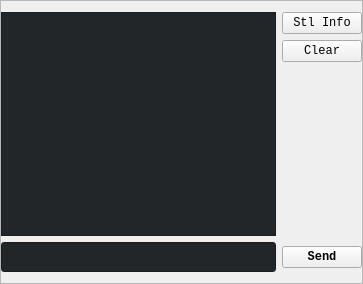
   <widget class="QFrame" name="frame_Command">
    <property name="geometry">
     <rect>
      <x>10</x>
      <y>210</y>
      <width>363</width>
      <height>284</height>
     </rect>
    </property>
    <property name="baseSize">
     <size>
      <width>0</width>
      <height>0</height>
     </size>
    </property>
    <property name="frameShape">
     <enum>QFrame::StyledPanel</enum>
    </property>
    <property name="frameShadow">
     <enum>QFrame::Raised</enum>
    </property>
    <layout class="QGridLayout" name="gridLayout">
     <property name="leftMargin">
      <number>0</number>
     </property>
     <property name="rightMargin">
      <number>0</number>
     </property>
     <item row="8" column="1">
      <widget class="QPushButton" name="sendButton">
       <property name="font">
        <font>
         <family>Monospace</family>
         <weight>75</weight>
         <bold>true</bold>
        </font>
       </property>
       <property name="text">
        <string>Send</string>
       </property>
      </widget>
     </item>
     <item row="8" column="0">
      <widget class="QLineEdit" name="traderCommandLine">
       <property name="sizePolicy">
        <sizepolicy hsizetype="Expanding" vsizetype="Preferred">
         <horstretch>0</horstretch>
         <verstretch>0</verstretch>
        </sizepolicy>
       </property>
       <property name="palette">
        <palette>
         <active>
          <colorrole role="WindowText">
           <brush brushstyle="SolidPattern">
            <color alpha="255">
             <red>239</red>
             <green>240</green>
             <blue>241</blue>
            </color>
           </brush>
          </colorrole>
          <colorrole role="Button">
           <brush brushstyle="SolidPattern">
            <color alpha="255">
             <red>35</red>
             <green>38</green>
             <blue>41</blue>
            </color>
           </brush>
          </colorrole>
          <colorrole role="Text">
           <brush brushstyle="SolidPattern">
            <color alpha="255">
             <red>239</red>
             <green>240</green>
             <blue>241</blue>
            </color>
           </brush>
          </colorrole>
          <colorrole role="ButtonText">
           <brush brushstyle="SolidPattern">
            <color alpha="255">
             <red>239</red>
             <green>240</green>
             <blue>241</blue>
            </color>
           </brush>
          </colorrole>
          <colorrole role="Base">
           <brush brushstyle="SolidPattern">
            <color alpha="255">
             <red>35</red>
             <green>38</green>
             <blue>41</blue>
            </color>
           </brush>
          </colorrole>
          <colorrole role="Window">
           <brush brushstyle="SolidPattern">
            <color alpha="255">
             <red>35</red>
             <green>38</green>
             <blue>41</blue>
            </color>
           </brush>
          </colorrole>
          <colorrole role="Highlight">
           <brush brushstyle="SolidPattern">
            <color alpha="255">
             <red>61</red>
             <green>174</green>
             <blue>233</blue>
            </color>
           </brush>
          </colorrole>
          <colorrole role="HighlightedText">
           <brush brushstyle="SolidPattern">
            <color alpha="255">
             <red>239</red>
             <green>240</green>
             <blue>241</blue>
            </color>
           </brush>
          </colorrole>
         </active>
         <inactive>
          <colorrole role="WindowText">
           <brush brushstyle="SolidPattern">
            <color alpha="255">
             <red>239</red>
             <green>240</green>
             <blue>241</blue>
            </color>
           </brush>
          </colorrole>
          <colorrole role="Button">
           <brush brushstyle="SolidPattern">
            <color alpha="255">
             <red>35</red>
             <green>38</green>
             <blue>41</blue>
            </color>
           </brush>
          </colorrole>
          <colorrole role="Text">
           <brush brushstyle="SolidPattern">
            <color alpha="255">
             <red>239</red>
             <green>240</green>
             <blue>241</blue>
            </color>
           </brush>
          </colorrole>
          <colorrole role="ButtonText">
           <brush brushstyle="SolidPattern">
            <color alpha="255">
             <red>239</red>
             <green>240</green>
             <blue>241</blue>
            </color>
           </brush>
          </colorrole>
          <colorrole role="Base">
           <brush brushstyle="SolidPattern">
            <color alpha="255">
             <red>35</red>
             <green>38</green>
             <blue>41</blue>
            </color>
           </brush>
          </colorrole>
          <colorrole role="Window">
           <brush brushstyle="SolidPattern">
            <color alpha="255">
             <red>35</red>
             <green>38</green>
             <blue>41</blue>
            </color>
           </brush>
          </colorrole>
          <colorrole role="Highlight">
           <brush brushstyle="SolidPattern">
            <color alpha="255">
             <red>61</red>
             <green>174</green>
             <blue>233</blue>
            </color>
           </brush>
          </colorrole>
          <colorrole role="HighlightedText">
           <brush brushstyle="SolidPattern">
            <color alpha="255">
             <red>239</red>
             <green>240</green>
             <blue>241</blue>
            </color>
           </brush>
          </colorrole>
         </inactive>
         <disabled>
          <colorrole role="WindowText">
           <brush brushstyle="SolidPattern">
            <color alpha="255">
             <red>69</red>
             <green>69</green>
             <blue>69</blue>
            </color>
           </brush>
          </colorrole>
          <colorrole role="Button">
           <brush brushstyle="SolidPattern">
            <color alpha="255">
             <red>49</red>
             <green>54</green>
             <blue>59</blue>
            </color>
           </brush>
          </colorrole>
          <colorrole role="Text">
           <brush brushstyle="SolidPattern">
            <color alpha="255">
             <red>69</red>
             <green>69</green>
             <blue>69</blue>
            </color>
           </brush>
          </colorrole>
          <colorrole role="ButtonText">
           <brush brushstyle="SolidPattern">
            <color alpha="255">
             <red>69</red>
             <green>69</green>
             <blue>69</blue>
            </color>
           </brush>
          </colorrole>
          <colorrole role="Base">
           <brush brushstyle="SolidPattern">
            <color alpha="255">
             <red>49</red>
             <green>54</green>
             <blue>59</blue>
            </color>
           </brush>
          </colorrole>
          <colorrole role="Window">
           <brush brushstyle="SolidPattern">
            <color alpha="255">
             <red>49</red>
             <green>54</green>
             <blue>59</blue>
            </color>
           </brush>
          </colorrole>
          <colorrole role="Highlight">
           <brush brushstyle="SolidPattern">
            <color alpha="255">
             <red>61</red>
             <green>174</green>
             <blue>233</blue>
            </color>
           </brush>
          </colorrole>
          <colorrole role="HighlightedText">
           <brush brushstyle="SolidPattern">
            <color alpha="255">
             <red>239</red>
             <green>240</green>
             <blue>241</blue>
            </color>
           </brush>
          </colorrole>
         </disabled>
        </palette>
       </property>
       <property name="font">
        <font>
         <family>xos4 Terminess Powerline</family>
         <pointsize>11</pointsize>
        </font>
       </property>
      </widget>
     </item>
     <item row="6" column="1">
      <layout class="QVBoxLayout" name="cmdBtnLayout">
       <item alignment="Qt::AlignTop">
        <widget class="QPushButton" name="stlinfoButton">
         <property name="font">
          <font>
           <family>Monospace</family>
          </font>
         </property>
         <property name="text">
          <string>Stl Info</string>
         </property>
        </widget>
       </item>
       <item alignment="Qt::AlignTop">
        <widget class="QPushButton" name="clearButton">
         <property name="sizePolicy">
          <sizepolicy hsizetype="Minimum" vsizetype="Fixed">
           <horstretch>0</horstretch>
           <verstretch>0</verstretch>
          </sizepolicy>
         </property>
         <property name="font">
          <font>
           <family>Monospace</family>
          </font>
         </property>
         <property name="text">
          <string>Clear</string>
         </property>
        </widget>
       </item>
       <item>
        <spacer name="verticalSpacer">
         <property name="orientation">
          <enum>Qt::Vertical</enum>
         </property>
         <property name="sizeHint" stdset="0">
          <size>
           <width>20</width>
           <height>40</height>
          </size>
         </property>
        </spacer>
       </item>
      </layout>
     </item>
     <item row="6" column="0">
      <widget class="QTextEdit" name="traderCommandHist">
       <property name="palette">
        <palette>
         <active>
          <colorrole role="WindowText">
           <brush brushstyle="SolidPattern">
            <color alpha="255">
             <red>239</red>
             <green>240</green>
             <blue>241</blue>
            </color>
           </brush>
          </colorrole>
          <colorrole role="Button">
           <brush brushstyle="SolidPattern">
            <color alpha="255">
             <red>35</red>
             <green>38</green>
             <blue>41</blue>
            </color>
           </brush>
          </colorrole>
          <colorrole role="Text">
           <brush brushstyle="SolidPattern">
            <color alpha="255">
             <red>239</red>
             <green>240</green>
             <blue>241</blue>
            </color>
           </brush>
          </colorrole>
          <colorrole role="ButtonText">
           <brush brushstyle="SolidPattern">
            <color alpha="255">
             <red>239</red>
             <green>240</green>
             <blue>241</blue>
            </color>
           </brush>
          </colorrole>
          <colorrole role="Base">
           <brush brushstyle="SolidPattern">
            <color alpha="255">
             <red>35</red>
             <green>38</green>
             <blue>41</blue>
            </color>
           </brush>
          </colorrole>
          <colorrole role="Window">
           <brush brushstyle="SolidPattern">
            <color alpha="255">
             <red>35</red>
             <green>38</green>
             <blue>41</blue>
            </color>
           </brush>
          </colorrole>
          <colorrole role="Highlight">
           <brush brushstyle="SolidPattern">
            <color alpha="255">
             <red>61</red>
             <green>174</green>
             <blue>233</blue>
            </color>
           </brush>
          </colorrole>
          <colorrole role="HighlightedText">
           <brush brushstyle="SolidPattern">
            <color alpha="255">
             <red>239</red>
             <green>240</green>
             <blue>241</blue>
            </color>
           </brush>
          </colorrole>
         </active>
         <inactive>
          <colorrole role="WindowText">
           <brush brushstyle="SolidPattern">
            <color alpha="255">
             <red>239</red>
             <green>240</green>
             <blue>241</blue>
            </color>
           </brush>
          </colorrole>
          <colorrole role="Button">
           <brush brushstyle="SolidPattern">
            <color alpha="255">
             <red>35</red>
             <green>38</green>
             <blue>41</blue>
            </color>
           </brush>
          </colorrole>
          <colorrole role="Text">
           <brush brushstyle="SolidPattern">
            <color alpha="255">
             <red>239</red>
             <green>240</green>
             <blue>241</blue>
            </color>
           </brush>
          </colorrole>
          <colorrole role="ButtonText">
           <brush brushstyle="SolidPattern">
            <color alpha="255">
             <red>239</red>
             <green>240</green>
             <blue>241</blue>
            </color>
           </brush>
          </colorrole>
          <colorrole role="Base">
           <brush brushstyle="SolidPattern">
            <color alpha="255">
             <red>35</red>
             <green>38</green>
             <blue>41</blue>
            </color>
           </brush>
          </colorrole>
          <colorrole role="Window">
           <brush brushstyle="SolidPattern">
            <color alpha="255">
             <red>35</red>
             <green>38</green>
             <blue>41</blue>
            </color>
           </brush>
          </colorrole>
          <colorrole role="Highlight">
           <brush brushstyle="SolidPattern">
            <color alpha="255">
             <red>61</red>
             <green>174</green>
             <blue>233</blue>
            </color>
           </brush>
          </colorrole>
          <colorrole role="HighlightedText">
           <brush brushstyle="SolidPattern">
            <color alpha="255">
             <red>239</red>
             <green>240</green>
             <blue>241</blue>
            </color>
           </brush>
          </colorrole>
         </inactive>
         <disabled>
          <colorrole role="WindowText">
           <brush brushstyle="SolidPattern">
            <color alpha="255">
             <red>69</red>
             <green>69</green>
             <blue>69</blue>
            </color>
           </brush>
          </colorrole>
          <colorrole role="Button">
           <brush brushstyle="SolidPattern">
            <color alpha="255">
             <red>49</red>
             <green>54</green>
             <blue>59</blue>
            </color>
           </brush>
          </colorrole>
          <colorrole role="Text">
           <brush brushstyle="SolidPattern">
            <color alpha="255">
             <red>69</red>
             <green>69</green>
             <blue>69</blue>
            </color>
           </brush>
          </colorrole>
          <colorrole role="ButtonText">
           <brush brushstyle="SolidPattern">
            <color alpha="255">
             <red>69</red>
             <green>69</green>
             <blue>69</blue>
            </color>
           </brush>
          </colorrole>
          <colorrole role="Base">
           <brush brushstyle="SolidPattern">
            <color alpha="255">
             <red>49</red>
             <green>54</green>
             <blue>59</blue>
            </color>
           </brush>
          </colorrole>
          <colorrole role="Window">
           <brush brushstyle="SolidPattern">
            <color alpha="255">
             <red>49</red>
             <green>54</green>
             <blue>59</blue>
            </color>
           </brush>
          </colorrole>
          <colorrole role="Highlight">
           <brush brushstyle="SolidPattern">
            <color alpha="255">
             <red>61</red>
             <green>174</green>
             <blue>233</blue>
            </color>
           </brush>
          </colorrole>
          <colorrole role="HighlightedText">
           <brush brushstyle="SolidPattern">
            <color alpha="255">
             <red>239</red>
             <green>240</green>
             <blue>241</blue>
            </color>
           </brush>
          </colorrole>
         </disabled>
        </palette>
       </property>
       <property name="font">
        <font>
         <family>xos4 Terminess Powerline</family>
         <pointsize>11</pointsize>
        </font>
       </property>
      </widget>
     </item>
    </layout>
   </widget>
